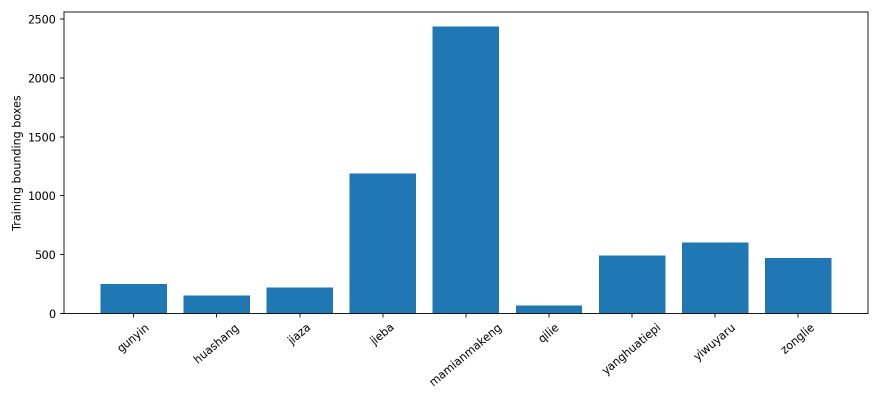
#> input picture reports/class_distribution.png, 1760 x 800 px (shown at 1/2 size)
$ python analyze_image_domain.py --source ../reports ../reports --output out.png   (older library calls are emulated)
#> lines starting #> are read from the running program, lines starting #| are printed output that depends on the picture
### updates/verify_quality_aware_v1_fix2_20260928/semifinal_quality_aware_v1_fix2_20260928/steel_defect/image_io.py
"""OpenCV image I/O that also works with non-ASCII Windows paths."""

from __future__ import annotations

from pathlib import Path

import cv2
import numpy as np


def imread(path: str | Path, flags: int = cv2.IMREAD_COLOR) -> np.ndarray | None:
    try:
        data = np.fromfile(str(path), dtype=np.uint8)
    except OSError:
        return None
    if data.size == 0:
        return None
    return cv2.imdecode(data, flags)


# [19 lines left out: function imwrite, not called in this run]

### scripts/analyze_image_domain.py
"""Compare aggregate image-domain statistics across one or more directories.

The analysis is deterministic and bounded. It reports only aggregate metadata
and pixel summaries; image names and raw pixels are never written to output.
"""

from __future__ import annotations

import argparse
from collections import Counter
import json
from pathlib import Path
import sys

import cv2
import numpy as np
from PIL import Image

sys.path.insert(0, str(Path(__file__).resolve().parents[1]))

from steel_defect.image_io import imread


IMAGE_SUFFIXES = {".jpg", ".jpeg", ".png", ".bmp", ".tif", ".tiff"}


def _percentiles(values: list[float]) -> dict[str, float]:
    if not values:
        return {}
    arr = np.asarray(values, dtype=np.float64)
    return {f"p{p}": round(float(np.percentile(arr, p)), 4) for p in (0, 10, 25, 50, 75, 90, 100)}


def _sample_indices(count: int, limit: int) -> np.ndarray:
    if count <= 0 or limit <= 0:
        return np.asarray([], dtype=np.int64)
    return np.linspace(0, count - 1, min(count, limit), dtype=np.int64)


def analyze_directory(source: Path, max_samples: int, preview_size: int) -> dict:
#> called with max_samples = 300, preview_size = 512
    source = source.resolve()
    images = sorted(
        path for path in source.rglob("*")
        if path.is_file() and path.suffix.lower() in IMAGE_SUFFIXES
    )
    dimensions: Counter[str] = Counter()
    modes: Counter[str] = Counter()
    metadata_errors = 0
    valid_paths: list[Path] = []
    for path in images:
        try:
            with Image.open(path) as image:
#> image is the input picture: PIL image 1760x800 RGBA; mean R, G, B, A 223.1, 234.5, 242.5, 255
                dimensions[f"{image.width}x{image.height}"] += 1
                modes[image.mode] += 1
                valid_paths.append(path)
        except Exception:
            metadata_errors += 1
#> pass 2 of the loop in analyze_directory, `for path in images:`:
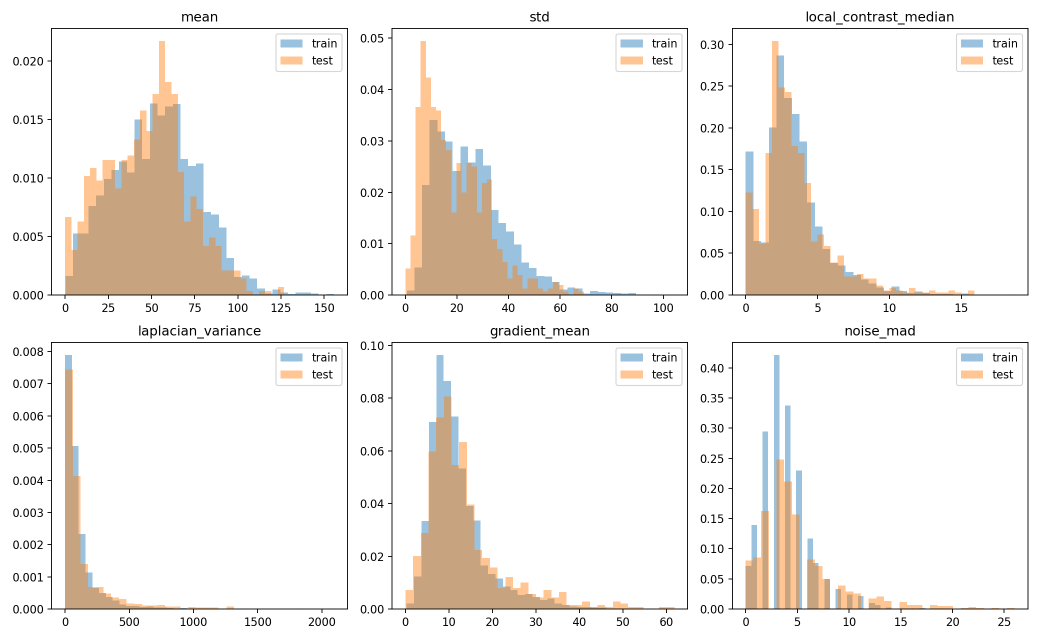
#> input picture reports/train_test_features.png, 2080 x 1280 px (shown at 1/2 size)
#> in analyze_directory, image is the input picture: PIL image 2080x1280 RGBA; mean R, G, B, A 243.6, 240.2, 236.8, 255

    means: list[float] = []
    stds: list[float] = []
    low_clip: list[float] = []
    high_clip: list[float] = []
    sharpness: list[float] = []
    edge_density: list[float] = []
    histogram = np.zeros(256, dtype=np.float64)
    pixel_errors = 0
    for index in _sample_indices(len(valid_paths), max_samples):
        image = imread(valid_paths[int(index)], cv2.IMREAD_GRAYSCALE)
#> in imread, `return cv2.imdecode(data, flags)`:
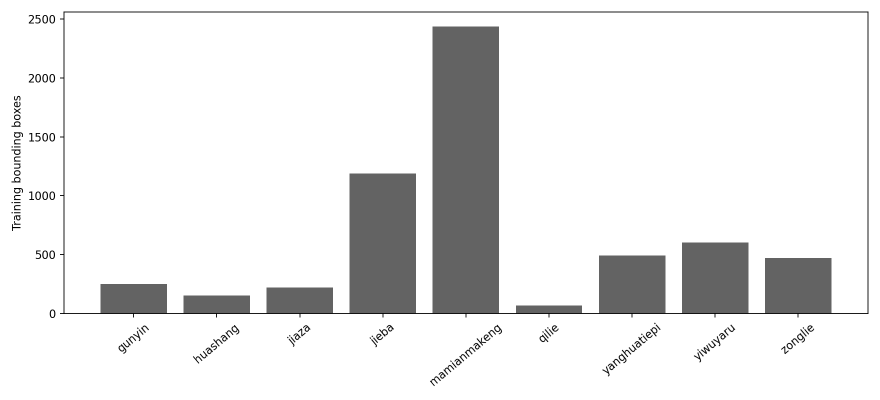
#> returned value: shape (800, 1760) (shown at 1/2 size); min 0, max 255, mean 231.9
        if image is None:
            pixel_errors += 1
            continue
        height, width = image.shape
#> height = 800; width = 1760
        scale = min(1.0, preview_size / max(height, width))
#> scale = 0.291
        if scale < 1.0:
            image = cv2.resize(
                image,
                (max(1, round(width * scale)), max(1, round(height * scale))),
                interpolation=cv2.INTER_AREA,
            )
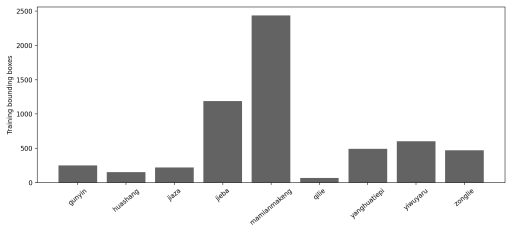
#> image: shape (233, 512); min 44, max 255, mean 231.9
        means.append(float(image.mean()))
        stds.append(float(image.std()))
        low_clip.append(float(np.mean(image <= 5)))
        high_clip.append(float(np.mean(image >= 250)))
        sharpness.append(float(cv2.Laplacian(image, cv2.CV_64F).var()))
        edges = cv2.Canny(image, 50, 150)
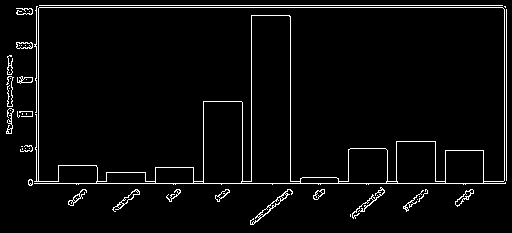
#> edges: shape (233, 512); 3.9% white in thin lines or dots
        edge_density.append(float(np.mean(edges > 0)))
        histogram += np.bincount(image.ravel(), minlength=256)
#> histogram = 256 values, max 99027 at index 255, min 0 at index 0, mean 466
#> pass 2 of the loop in analyze_directory, `for index in _sample_indices(len(valid_paths), max_samples):`:
#> in analyze_directory, `image = cv2.resize( image, (max(1, round(width * scale)), max(1, round..`:
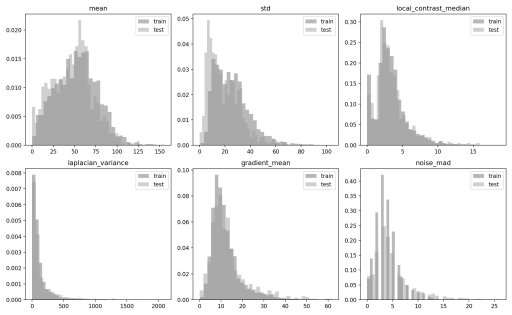
#> image: shape (315, 512); min 54, max 255, mean 240.8
#> in analyze_directory, `edges = cv2.Canny(image, 50, 150)`:
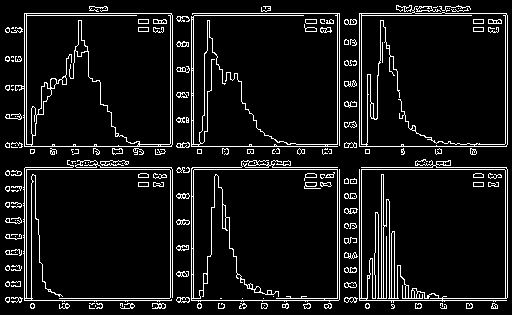
#> edges: shape (315, 512); 8.4% white in thin lines or dots
#> in analyze_directory, `histogram += np.bincount(image.ravel(), minlength=256)`: histogram = 256 values, max 228170 at index 255, min 0 at index 0, mean 1096

    histogram /= max(histogram.sum(), 1.0)
#> histogram = 256 values, max 0.813 at index 255, min 0 at index 0, mean 0.00391
    return {
        "image_count": len(images),
        "valid_metadata": len(valid_paths),
        "metadata_errors": metadata_errors,
        "dimensions": dict(dimensions),
        "modes": dict(modes),
        "pixel_sample_count": len(means),
        "pixel_errors": pixel_errors,
        "mean_intensity": _percentiles(means),
        "contrast_std": _percentiles(stds),
        "low_clip_fraction": _percentiles(low_clip),
        "high_clip_fraction": _percentiles(high_clip),
        "preview_laplacian_variance": _percentiles(sharpness),
        "preview_edge_density": _percentiles(edge_density),
        "histogram_256": [round(float(value), 10) for value in histogram],
    }
#> in _percentiles, `arr = np.asarray(values, dtype=np.float64)`: arr = [231.9, 240.8]


def _js_divergence(left: list[float], right: list[float]) -> float:
    p = np.asarray(left, dtype=np.float64)
    q = np.asarray(right, dtype=np.float64)
    midpoint = 0.5 * (p + q)

    def kl(first: np.ndarray, second: np.ndarray) -> float:
        mask = first > 0
        return float(np.sum(first[mask] * np.log2(first[mask] / np.maximum(second[mask], 1e-300))))

    return 0.5 * kl(p, midpoint) + 0.5 * kl(q, midpoint)


def main() -> None:
    parser = argparse.ArgumentParser(description="Bounded aggregate image-domain comparison")
    parser.add_argument(
        "--source",
        action="append",
        nargs=2,
        metavar=("NAME", "DIRECTORY"),
        required=True,
        help="Repeat for each named image directory",
    )
    parser.add_argument("--max-samples", type=int, default=300)
    parser.add_argument("--preview-size", type=int, default=512)
    parser.add_argument("--output", type=Path, required=True)
    args = parser.parse_args()

    if args.max_samples <= 0 or args.preview_size <= 0:
        raise SystemExit("--max-samples and --preview-size must be positive")
    names = [name for name, _ in args.source]
    if len(names) != len(set(names)):
        raise SystemExit("Source names must be unique")

    datasets = {
        name: analyze_directory(Path(directory), args.max_samples, args.preview_size)
        for name, directory in args.source
    }
#> datasets = 1 item
    comparisons: dict[str, dict[str, float]] = {}
    for left_index, left in enumerate(names):
        for right in names[left_index + 1:]:
            comparisons[f"{left}__vs__{right}"] = {
                "histogram_js_divergence_bits": round(
                    _js_divergence(datasets[left]["histogram_256"], datasets[right]["histogram_256"]),
                    8,
                )
            }
#> after the loop, comparisons = 0 items
    report = {
        "scope": {
            "max_pixel_samples_per_source": args.max_samples,
            "preview_max_side": args.preview_size,
            "metadata_scan": "all discovered images",
        },
        "datasets": datasets,
        "comparisons": comparisons,
    }
    args.output.parent.mkdir(parents=True, exist_ok=True)
    args.output.write_text(json.dumps(report, ensure_ascii=False, indent=2), encoding="utf-8")
    printable = {
        "scope": report["scope"],
        "datasets": {
            name: {key: value for key, value in stats.items() if key != "histogram_256"}
            for name, stats in datasets.items()
        },
        "comparisons": comparisons,
    }
    print(json.dumps(printable, ensure_ascii=False, indent=2))
#> (printed output is left out)


if __name__ == "__main__":
    main()
